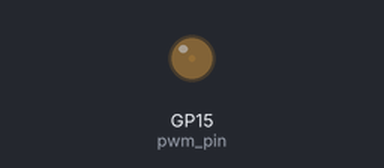
The program below on a simulated Raspberry Pi Pico running MicroPython. On the bench: output pins drawn as LEDs (lit = HIGH).

Above: at 0.1 s.
At 10.6 s:
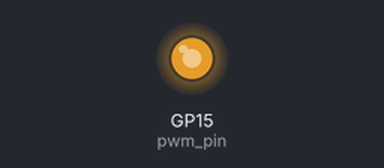
At 15.5 s:
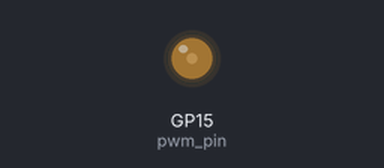
At 21.0 s:
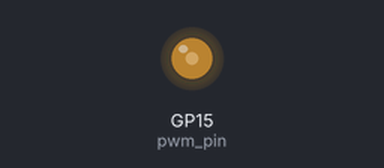
Timing chart, 0 to 22.0 s (numbered marks = the images above):
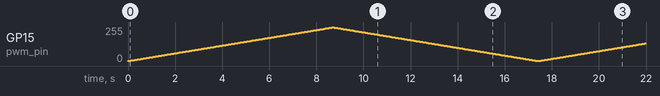

The program:

pico-pwm-led.py
```python
from machine import Pin, PWM
from time import sleep

pwm_pin = PWM( Pin(15) )
pwm_pin.freq(1000) # PWM Signal의 주파수는 1kHz, 따라서 주기 T = 1ms

while True:
    for duty in range(65025):       # 2^16 - 1 즉, 65535까지 아닐까?
        pwm_pin.duty_u16(duty)
        sleep(0.0001)
    for duty in range(65025, 0, -1):
        pwm_pin.duty_u16(duty)
        sleep(0.0001)
```
